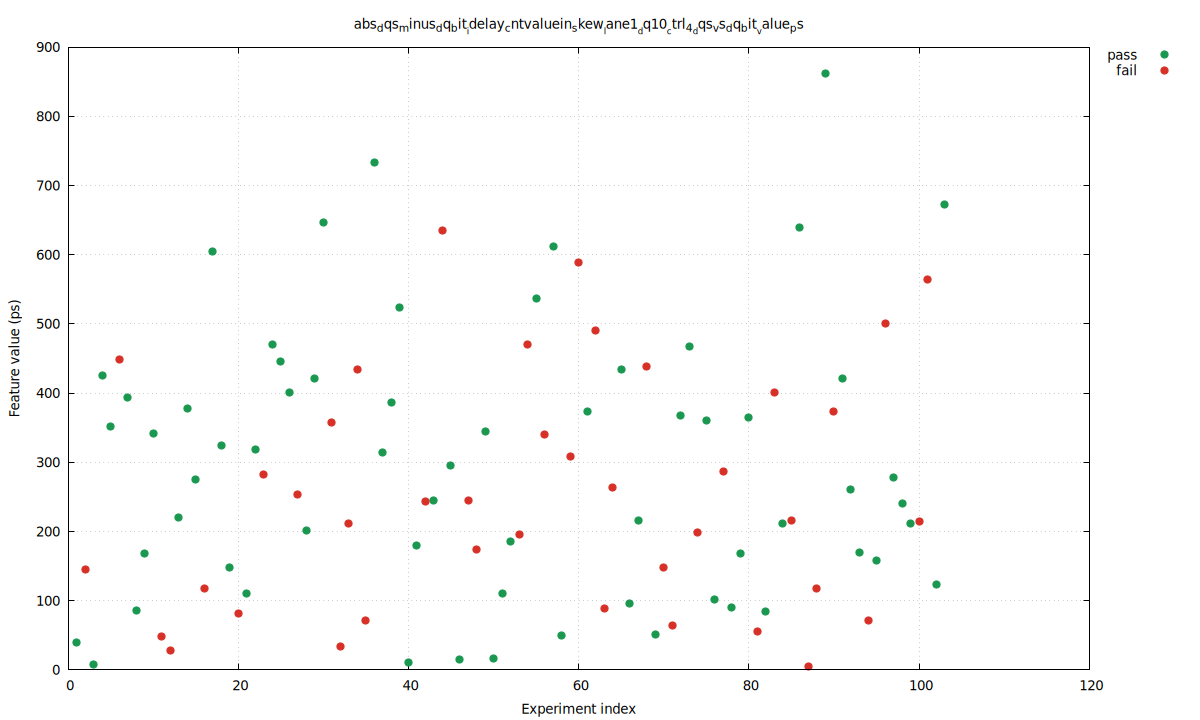

Write gnuplot code to recreate this figure.
set terminal pngcairo size 1200,720 enhanced font 'DejaVu Sans,10'
set output 'baseline_seed_31_60_skew_abs_dqs_minus_dq_bit_idelay_cntvaluein_skew_lane1_dq10_ctrl_4_dqs_vs_dq_bit_value_ps.png'
set datafile separator comma
set key outside right top
set grid
set xlabel 'Experiment index'
set ylabel 'Feature value (ps)'
set title 'abs_dqs_minus_dq_bit__idelay_cntvaluein_skew__lane1__dq10__ctrl_4__dqs_vs_dq_bit__value_ps'
plot \
  'baseline_seed_31_60_skew_abs_dqs_minus_dq_bit_idelay_cntvaluein_skew_lane1_dq10_ctrl_4_dqs_vs_dq_bit_value_ps.dat' using 1:4 with points pt 7 ps 1.2 lc rgb '#1a9850' title 'pass', \
  'baseline_seed_31_60_skew_abs_dqs_minus_dq_bit_idelay_cntvaluein_skew_lane1_dq10_ctrl_4_dqs_vs_dq_bit_value_ps.dat' using 1:5 with points pt 7 ps 1.2 lc rgb '#d73027' title 'fail'
